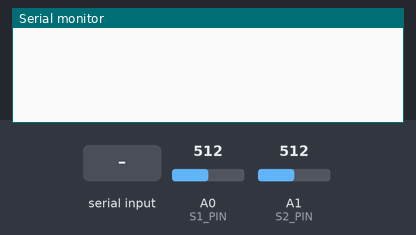
This sketch was run on a simulated Arduino Uno, built with avr-gcc and run on an emulated ATmega328P. On the bench: the last lines printed to the serial monitor. The test bench sets the inputs (shaded band); at power-on: A0 (S1_PIN) = 512, A1 (S2_PIN) = 512.

Above: at 1.2 s.
1.3 s: "s" received over Serial
At 1.8 s:
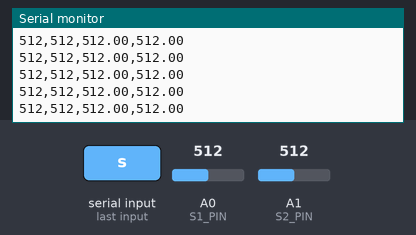
3.2 s: A0 (S1_PIN) set to 716
At 4.5 s:
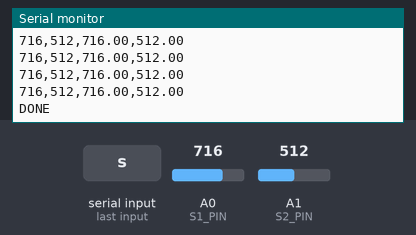
Timing chart, 0 to 6.2 s (numbered marks = the images above; inputs shaded):
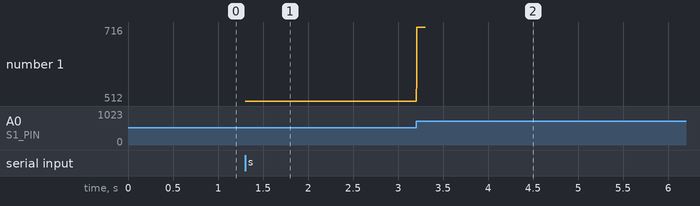

The sketch:

sketch_jun11b_Test_Raw.ino
```cpp
/*
  DMW – 2025-06-12
  Hall-sensor streamer
  ────────────────────────────────────────────────
  • Waits for one byte 's' or 'S' from the host.
  • Then captures 2 s of data at 500-µs intervals:
        raw1,raw2,avg1,avg2
    where avg* are 3-point moving averages.
  • Prints START … data … DONE, then loops back
    ready for another trigger.
*/

const uint8_t  S1_PIN    = A0;
const uint8_t  S2_PIN    = A1;
const uint16_t SAMPLE_US = 200;      // 2 kSa/s
const uint32_t CAPTURE_MS = 2000;    // 2-second window

/* 3-point moving-average state */
const uint8_t  FILT_N = 3;
uint16_t buf1[FILT_N] = {0}, buf2[FILT_N] = {0};
uint32_t tot1 = 0, tot2 = 0;
uint8_t  idx  = 0;
float    avg1 = 0,  avg2 = 0;

/* capture state */
bool     capturing  = false;
uint32_t capStartMs = 0;

void setup()
{
  Serial.begin(115200);
  /* prime the filter with the first reading */
  uint16_t f1 = analogRead(S1_PIN);
  uint16_t f2 = analogRead(S2_PIN);
  for (uint8_t i = 0; i < FILT_N; ++i) {
    buf1[i] = f1;  tot1 += f1;
    buf2[i] = f2;  tot2 += f2;
  }
  avg1 = f1;
  avg2 = f2;
}

inline void updateMovingAvg(uint16_t s1, uint16_t s2)
{
  tot1 -= buf1[idx];  tot2 -= buf2[idx];
  buf1[idx] = s1;     buf2[idx] = s2;
  tot1 += s1;         tot2 += s2;
  idx = (idx + 1) % FILT_N;
  avg1 = (float)tot1 / FILT_N;
  avg2 = (float)tot2 / FILT_N;
}

void loop()
{
  /* ── 1. Check for trigger byte ───────────────────────────── */
  if (!capturing && Serial.available()) {
    char c = Serial.read();
    if (c == 's' || c == 'S') {
      capturing  = true;
      capStartMs = millis();
      //Serial.println(F("START"));
    }
  }

  /* ── 2. Fixed-rate sampling ─────────────────────────────── */
  static uint32_t last = 0;
  uint32_t now = micros();
  if (now - last < SAMPLE_US) return;
  last = now;

  /* take raw readings and keep filter “warm” even when idle */
  uint16_t raw1 = analogRead(S1_PIN);
  uint16_t raw2 = analogRead(S2_PIN);
  updateMovingAvg(raw1, raw2);

  /* ── 3. During active capture, stream CSV ───────────────── */
  if (capturing) {
    Serial.print(raw1);  Serial.print(',');
    Serial.print(raw2);  Serial.print(',');
    Serial.print(avg1, 2);  Serial.print(',');
    Serial.println(avg2, 2);

    if (millis() - capStartMs >= CAPTURE_MS) {
      capturing = false;
      Serial.println(F("DONE"));
    }
  }
}
```

Measured:
- after the input at 1.3 s, the serial monitor: prints a new line at once (image 1)
- after the input at 3.2 s, the serial monitor: prints a new line at once (image 2)
- plotted number 1: 512 → 716 after the input at 3.2 s
